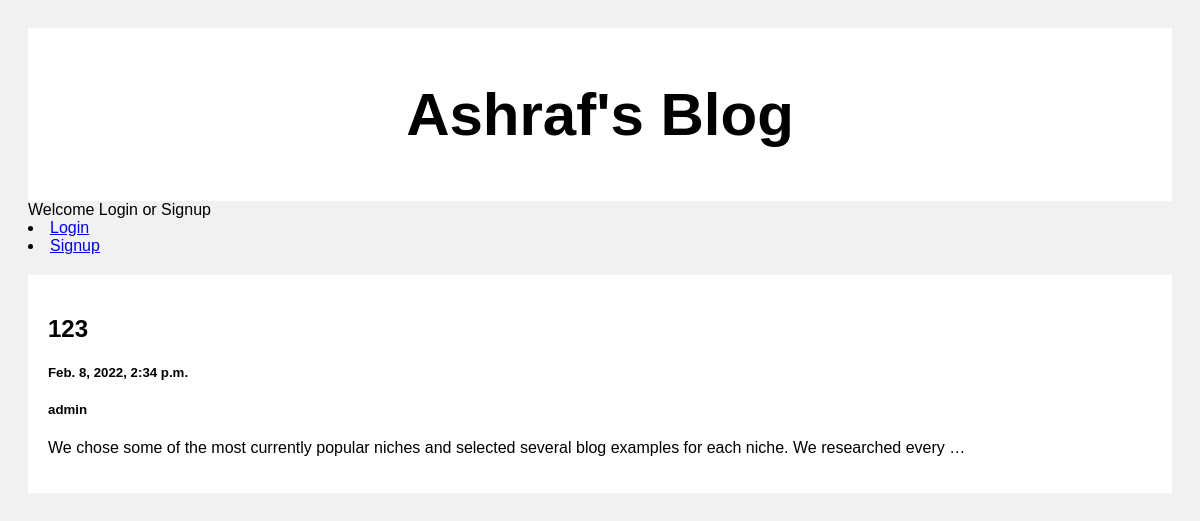
The page / on the database its author committed.
### blog_post/models.py (models this page shows)
class Post(models.Model):
    title = models.CharField(max_length=100)
    body = models.CharField(max_length=1000000000)
    created_at = models.DateTimeField(default=datetime.now,blank=True)
    author = models.ForeignKey(User,default=1,null=True,on_delete=models.SET_NULL)

### blog_post/views.py (the view)
# urls.py: path('',views.index,name='index'),
def index(request):
    posts = Post.objects.all()
    return render(request,'index.html',{'posts':posts})

### templates/index.html (shortened to what this page needs)
<!DOCTYPE html>
<html>
<head>
</head>
<body>
<div class="header">
  <h2>Ashraf's Blog</h2>
</div>
{% if user.is_authenticated %}
    Welcome {{user.username}} <br>
    {% else %}
    Welcome Login or Signup<br>
    {% endif %}
{% if user.is_authenticated %}
<li><a  href="logout"> logout</a></li>
<li><a  href="user_profile"> user_profile</a></li>
{% else %}
<li><a  href="login"> Login </a></li>
<li><a  href="register"> Signup </a></li>
{% endif %}
<div class="row">
  <div class="leftcolumn">
    {% for post in posts reversed %}
    <div class="card">
      <a style="text-decoration: none; color: black;" href="/post/{{post.id}}">
        <h2>{{post.title}}</h2>
        <h5>{{post.created_at}}</h5>
        <h5>{{post.author}}</h5>
        <p>{{post.body|truncatewords:20}}</p>
      </a>
    </div>
    {% endfor %}
  </div>
</div>
</body>
</html>

### templates/index.html (style rules this page uses)
* { box-sizing: border-box; }
body { font-family: Arial; padding: 20px; background: #f1f1f1; }
.header { padding: 2px; font-size: 40px; text-align: center; background: white; }
.leftcolumn { float: left; width: 100%; }
.card { background-color: white; padding: 20px; margin-top: 20px; }
.row:after { content: ""; display: table; clear: both; }

### rows shown on the page
Post: title "123", created_at "Feb. 8, 2022, 2:34 p.m.", author "admin", body "We chose some of the most currently popular niches and selected several blog examples for each niche. We researched every …"
